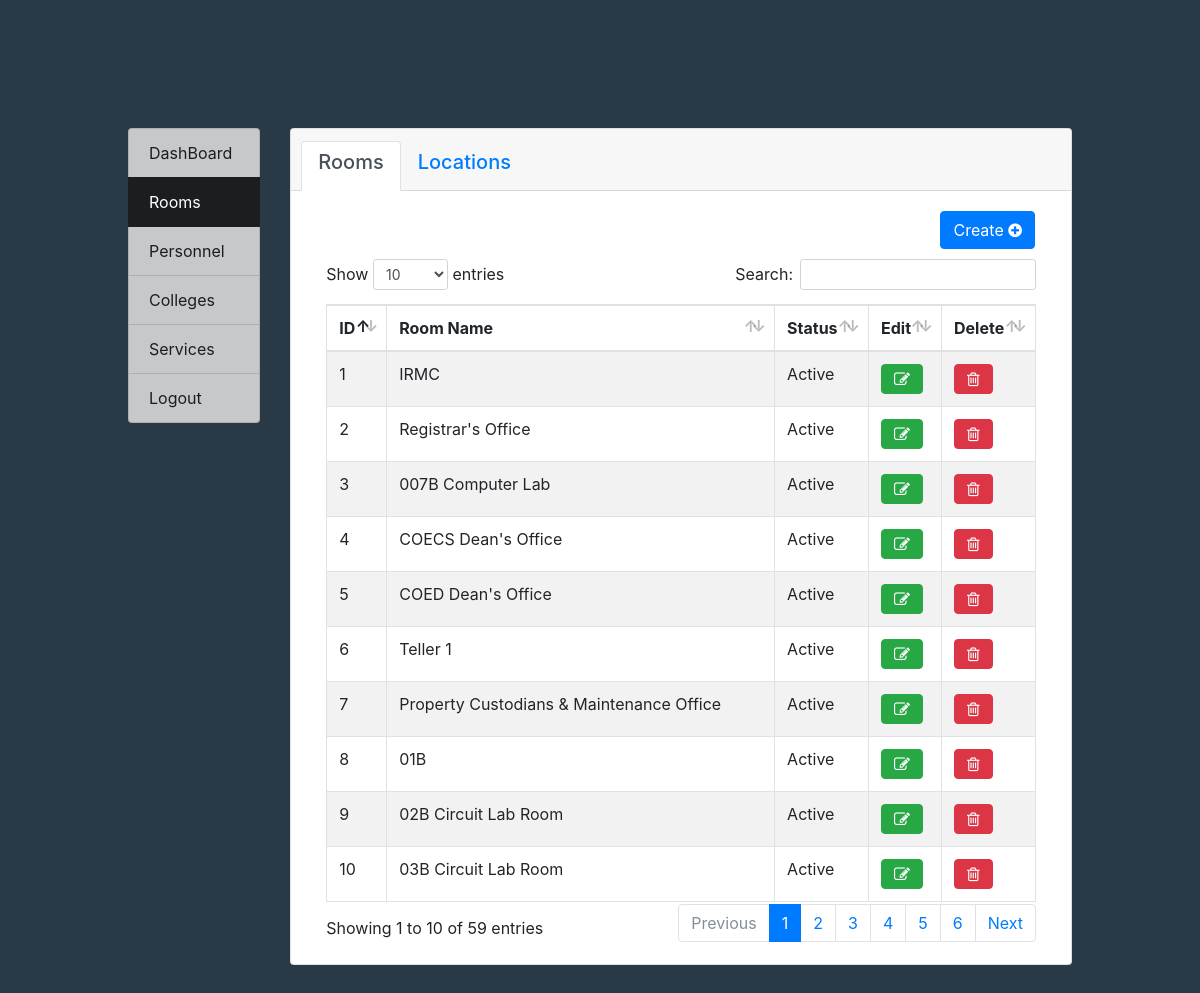
Screenshot of /admin/rooms/ (signed in) with the database file from the repository.
### DatabaseSetup.py (models this page shows, shortened)
class BaseModel(Model):
	class Meta:
		database = db

class Room(BaseModel):
	room_name = CharField(100)
	room_desc = TextField()
	room_type = CharField(max_length = 25, default='Office')
	is_active = BooleanField(default=False)
	location = ForeignKeyField(RoomLocation, related_name = 'office', unique=True, null=True)
	college = ForeignKeyField(College, related_name = 'offices', null=True, default=None, on_delete='CASCADE')

### restful.py (the view)
@app.route('/admin/rooms/', methods=['GET', 'POST'])
@login_required
def adminrooms():
    room_create_form = RoomsForm(request.form)
    room_edit_form = RoomsForm(request.form)
    location_form = LocationsForm(request.form)
    active = None
    try:
        rooms = Room.select().order_by(Room.is_active)
        locations = RoomLocation.select().order_by(RoomLocation.id)
        return render_template('adminrooms.html', room_create_form = room_create_form, rooms = rooms, room_edit_form = room_edit_form, locations = locations, location_form = location_form, active = active)
    except Exception as e:
        flash (e)
    return render_template('adminrooms.html', room_create_form = room_create_form, room_edit_form = room_edit_form, locations = locations, location_form = location_form, active = active)

### forms.py
class RoomsForm(FlaskForm):
	room_name = StringField('Room Name', [InputRequired(),Length(min=2,max=100)])
	room_desc = TextAreaField('Room Description', [InputRequired()])
	room_type = SelectField('Room Type', choices=[('Office', 'Office'), ('ClassRoom','ClassRoom'),('Cr','Cr'),('Laboratory','Laboratory')])
	college = SelectField('College', coerce=int, validators=[Optional()])
	submit = SubmitField('Save')
	def __init__(self, *args, **kwargs):
		super().__init__(*args, **kwargs)
		choices = [(0 ,"None")]
		collegelist = [(a.id, a.college_name) for a in College.select()]
		choices.extend(collegelist)
		self.college.choices = choices

class LocationsForm(FlaskForm):
	location_floor = SelectField('Floor', choices=[('B', 'Basement'), ('G', 'Ground Floor'), ('2', 'Second Floor')], validators=[Optional()])
	location_name = SelectField('Location', coerce=int, validators=[InputRequired(message='empty')])
	room_name = SelectField('Room Name', coerce=int, validators=[Optional()])
	submit = SubmitField('Save')
	def __init__(self, *args, **kwargs):
		super().__init__(*args, **kwargs)
		self.location_name.choices = [(a.id, a.location_name) for a in RoomLocation.select().where(RoomLocation.occupied == 0)]
		self.room_name.choices = [(a.id, a.room_name) for a in Room.select().where(Room.is_active == 0)]

### restful.py (called while the page is built)
@login_manager.user_loader
def load_user(id):
    return Admin.get(Admin.id == id)

### templates/adminrooms.html (shortened to what this page needs)
{% extends "base.html" %}
{% block content %}
<div class="card bg-faded">
	<div class="card-header">
		<nav>
			<ul class="nav nav-tabs card-header-tabs">
				<li class="nav-item">
					<a class="nav-link active" id="nav-rooms-tab" data-toggle="tab" href="#nav-rooms" role="tab" aria-controls="nav-rooms" aria-selected="true"><h5>Rooms</h5>
					</a>
				</li>
				<li class="nav-item">
					<a class="nav-link" id="nav-locations-tab" data-toggle="tab" href="#nav-locations" role="tab" aria-controls="nav-locations" aria-selected="true"><h5>Locations</h5>
					</a>
				</li>
			</ul>
		</nav>
	</div>
	<div class="card-body">
		<div class="tab-content" id="nav-tabContent">
			<div class="tab-pane fade show active" id="nav-rooms" role="tabpanel" aria-labelledby="nav-rooms-tab">
				<button type="button" class="btn btn-primary float-sm-right" data-toggle="modal" data-target="#create-room" style="margin-right:1rem;">
					Create
					<i class="fa fa-plus-circle " aria-hidden="true"></i>
				</button>
				<br><br>
				<table class="table table-striped table-hover table-bordered responsive nowrap" id="room-table" cellspacing="0" width="100%">
					<thead>
						<tr>
							<th>ID</th>
							<th>Room Name</th>
							<th>Status</th>
							<th>Edit</th>
							<th>Delete</th>
						</tr>
					</thead>
					<tbody>
						{% for room in rooms %}
							{% if room.is_active %}
								{% set active = "Active" 	%}
							{% else %}
								{% set active= "Inactive" %}
							{% endif %}
							<tr>
								<td class="room-id">{{ room.id }}</td>
								<td style="column-width: 600px;">{{ room.room_name }}</td>
								<td> {{ active }} </td>
								<td><button type='button' class='btn btn-outline-secondary edit-room' data-toggle='modal' data-target='#edit-room'></button></td>
								<td><button type='button' class='btn btn-danger delete-room'></button></td>
							</tr>
						{% endfor %}
					</tbody>
				</table>
			</div>
		</div>
	</div>
</div>
{% endblock %}

### templates/base.html (shortened to what this page needs)
<html>
  <head>
    <link href=" {{ url_for('static', filename='css/bootstrap.min.css') }} " rel="stylesheet">
    <link href=" {{ url_for('static', filename='css/font-awesome.min.css') }} " rel="stylesheet">
    <link href=" {{ url_for('static', filename='css/dataTables.bootstrap4.min.css') }} " rel="stylesheet">
    <link href=" {{ url_for('static', filename='css/parsley.css') }} " rel="stylesheet">
  </head>
	<body style="background: #293a46;">
		<section class="rounded">
	    <div class="container-fluid rounded" style="padding: 8rem;">
	    	<div class="row">
	    		<div class="col-xl-2 mb-md-5 mb-sm-5">
						<div class="list-group">
							<nav>
							  <a href="{{ url_for('adminhome') }}" class="list-group-item list-group-item-action list-group-item-dark">DashBoard</a>
							  <a href="{{ url_for('adminrooms') }}" class="list-group-item list-group-item-action list-group-item-dark">Rooms</a>
							  <a href="{{ url_for('adminpersonnel', operation='view') }}" class="list-group-item list-group-item-action list-group-item-dark">Personnel</a>
							  <a href="{{ url_for('admincolleges', operation='view') }}" class="list-group-item list-group-item-action list-group-item-dark">Colleges</a>
							  <a href="{{ url_for('adminservices', operation='view') }}" class="list-group-item list-group-item-action list-group-item-dark">Services</a>
							  <a href="{{ url_for('logoutadmin') }}" class="list-group-item list-group-item-action list-group-item-dark">Logout</a>
							</nav>
						</div>
					</div>
					<div class="col-xl-10">
			      {% block content %}
			      {% endblock %}
		    	</div>
	    	</div>
	    </div>
	  </section>
	</body>
</html>

### rows the page displays
Room: id "1", room_name "IRMC", active "Active"
Room: id "2", room_name "Registrar's Office", active "Active"
Room: id "3", room_name "007B Computer Lab", active "Active"
Room: id "4", room_name "COECS Dean's Office", active "Active"
Room: id "5", room_name "COED Dean's Office", active "Active"
Room: id "6", room_name "Teller 1", active "Active"
Room: id "7", room_name "Property Custodians & Maintenance Office", active "Active"
Room: id "8", room_name "01B", active "Active"
Room: id "9", room_name "02B Circuit Lab Room", active "Active"
Room: id "10", room_name "03B Circuit Lab Room", active "Active"
